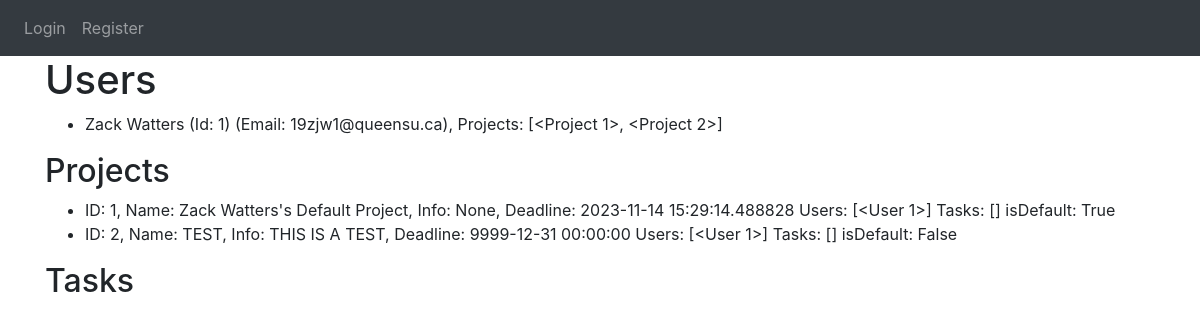
The app's page /view_users, older data.
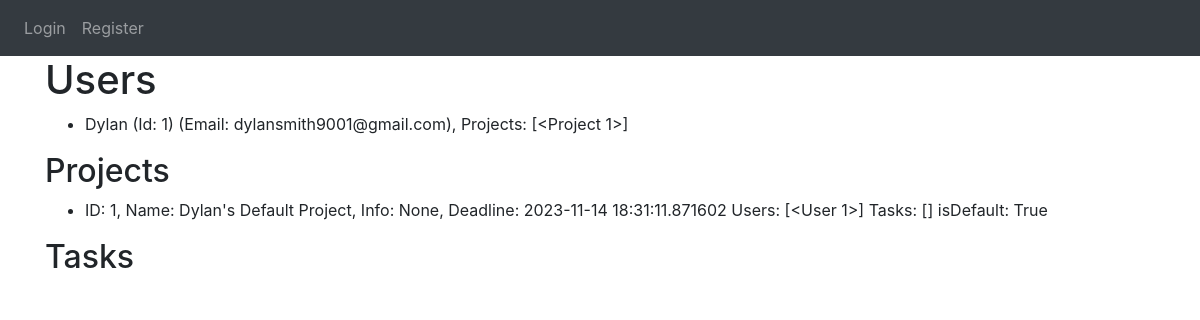
The same page, newer data.
### website/models.py (models this page shows)
class User(db.Model, UserMixin):
    id = db.Column(db.Integer, primary_key=True)
    email = db.Column(db.String(50), unique = True)
    name = db.Column(db.String(50))
    password = db.Column(db.String(50))
    projects = db.relationship('Project', secondary='project_user_association', back_populates='users')
    def_project_id = db.Column(db.Integer, db.ForeignKey('project.id'), nullable=False)
    def_project = db.relationship('Project', lazy=True) # default project

class Project(db.Model):
    id = db.Column(db.Integer, primary_key=True)
    name = db.Column(db.String(120))
    start_date = db.Column(db.DateTime(timezone=True), default=func.now)
    deadline = db.Column(db.DateTime(timezone=True), default=func.now)
    description = db.Column(db.String(9999))
    users = db.relationship('User', secondary='project_user_association', back_populates='projects')
    is_default = db.Column(db.Boolean, default=False)

### website/auth.py (the view)
@auth.route('/view_users')
def view_users():
    users = User.query.all()
    projects = Project.query.all()
    tasks  = Task.query.all()
    return render_template('view_users.html', user=current_user, users=users, projects=projects, tasks=tasks)

### website/templates/view_users.html (shortened to what this page needs)
{% extends "base.html" %}
{% block content%}
    <h1>Users</h1>
    <ul>
        {% for u in users %}
            <li>{{ u.name }} (Id: {{ u.id }}) (Email: {{ u.email }}), Projects: {{u.projects}}</li>
        {% endfor %}
    </ul>
    <h2>Projects</h2>
    <ul>
        {% for prj in projects %}
            <li>ID: {{ prj.id }}, Name: {{ prj.name }}, Info: {{ prj.description }}, Deadline: {{prj.deadline}} Users: {{prj.users}}
                Tasks: {{prj.tasks}} isDefault: {{prj.is_default}}
            </li>
        {% endfor %}
    </ul>
    <h2>Tasks</h2>
{% endblock %}

### website/templates/base.html (shortened to what this page needs)
<DOCTYPE html>
<html>
    <head>
        <link
            rel="stylesheet"
            href="https://stackpath.bootstrapcdn.com/bootstrap/4.4.1/css/bootstrap.min.css"
        />
        <link
            rel="stylesheet"
            href="https://stackpath.bootstrapcdn.com/font-awesome/4.7.0/css/font-awesome.min.css"
        />
    </head>
    <body>
        <nav class="navbar navbar-expand-lg navbar-dark bg-dark">
            <div class="collapse navbar-collapse" id="navbar">
                <div class="navbar-nav">
                    {% if user.is_authenticated %}
                    <a class="nav-item nav-link" id="homepage" href="/">Homepage</a>
                    <a class="nav-item nav-link" id="tasks" href="/tasks">Tasks</a>
                    <a class="nav-item nav-link" id="projects" href="/projectmanager">Projects</a>
                    <a class="nav-item nav-link" id="newproject" href="/newproject">New Project</a>
                    <a class="nav-item nav-link" id="logout" href="/logout">Logout</a>
                    {% else %}
                    <a class="nav-item nav-link" id="login" href="/login">Login</a>
                    <a class="nav-item nav-link" id="register" href="/register">Register</a>
                    {% endif %}
                </div>
            </div>
        </nav>
        <div class="container">{% block content %} {% endblock %}</div>
    </body>
</html>

Row changes from the older to the newer data that the page shows:
removed Project: id "2", name "TEST", description "THIS IS A TEST", deadline "9999-12-31 00:00:00", users "[<User 1>]", tasks "[]", is_default "False"
changed User id 1: name "Zack Watters" → "Dylan"; email "19zjw1@queensu.ca" → "dylansmith9001@gmail.com"; projects "[<Project 1>, <Project 2>]" → "[<Project 1>]"
changed Project "None": name "Zack Watters's Default Project" → "Dylan's Default Project"; deadline "2023-11-14 15:29:14.488828" → "2023-11-14 18:31:11.871602"
